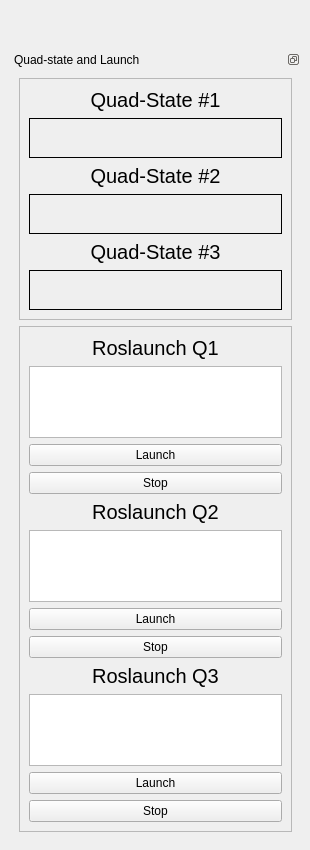
  <widget class="QWidget" name="centralwidget">
   <widget class="QDockWidget" name="dockWidget">
    <property name="geometry">
     <rect>
      <x>10</x>
      <y>50</y>
      <width>291</width>
      <height>791</height>
     </rect>
    </property>
    <property name="features">
     <set>QDockWidget::DockWidgetFloatable|QDockWidget::DockWidgetMovable</set>
    </property>
    <property name="windowTitle">
     <string>Quad-state and Launch</string>
    </property>
    <widget class="QWidget" name="dockWidgetContents">
     <layout class="QVBoxLayout" name="verticalLayout_11">
      <item>
       <widget class="QFrame" name="frame_12">
        <property name="frameShape">
         <enum>QFrame::StyledPanel</enum>
        </property>
        <property name="frameShadow">
         <enum>QFrame::Raised</enum>
        </property>
        <layout class="QVBoxLayout" name="verticalLayout_12">
         <item>
          <widget class="QLabel" name="label_66">
           <property name="maximumSize">
            <size>
             <width>16777215</width>
             <height>30</height>
            </size>
           </property>
           <property name="font">
            <font>
             <pointsize>15</pointsize>
            </font>
           </property>
           <property name="text">
            <string>&lt;html&gt;&lt;head/&gt;&lt;body&gt;&lt;p align=&quot;center&quot;&gt;Quad-State #1&lt;/p&gt;&lt;/body&gt;&lt;/html&gt;</string>
           </property>
          </widget>
         </item>
         <item>
          <widget class="QLabel" name="quadstatelabel1">
           <property name="maximumSize">
            <size>
             <width>16777215</width>
             <height>40</height>
            </size>
           </property>
           <property name="font">
            <font>
             <pointsize>18</pointsize>
            </font>
           </property>
           <property name="styleSheet">
            <string notr="true">QLabel{
     border-width: 1px;
     border-style: solid;
     border-color: rgb(0, 0, 0);
}</string>
           </property>
           <property name="text">
            <string>&lt;html&gt;&lt;head/&gt;&lt;body&gt;&lt;p align=&quot;center&quot;&gt;&lt;br/&gt;&lt;/p&gt;&lt;/body&gt;&lt;/html&gt;</string>
           </property>
           <property name="alignment">
            <set>Qt::AlignCenter</set>
           </property>
          </widget>
         </item>
         <item>
          <widget class="QLabel" name="label_67">
           <property name="maximumSize">
            <size>
             <width>16777215</width>
             <height>30</height>
            </size>
           </property>
           <property name="font">
            <font>
             <pointsize>15</pointsize>
            </font>
           </property>
           <property name="text">
            <string>&lt;html&gt;&lt;head/&gt;&lt;body&gt;&lt;p align=&quot;center&quot;&gt;Quad-State #2&lt;/p&gt;&lt;/body&gt;&lt;/html&gt;</string>
           </property>
          </widget>
         </item>
         <item>
          <widget class="QLabel" name="quadstatelabel2">
           <property name="maximumSize">
            <size>
             <width>16777215</width>
             <height>40</height>
            </size>
           </property>
           <property name="font">
            <font>
             <pointsize>18</pointsize>
            </font>
           </property>
           <property name="styleSheet">
            <string notr="true">QLabel{
     border-width: 1px;
     border-style: solid;
     border-color: rgb(0, 0, 0);
}</string>
           </property>
           <property name="text">
            <string>&lt;html&gt;&lt;head/&gt;&lt;body&gt;&lt;p align=&quot;center&quot;&gt;&lt;br/&gt;&lt;/p&gt;&lt;/body&gt;&lt;/html&gt;</string>
           </property>
           <property name="alignment">
            <set>Qt::AlignCenter</set>
           </property>
          </widget>
         </item>
         <item>
          <widget class="QLabel" name="label_68">
           <property name="maximumSize">
            <size>
             <width>16777215</width>
             <height>30</height>
            </size>
           </property>
           <property name="font">
            <font>
             <pointsize>15</pointsize>
            </font>
           </property>
           <property name="text">
            <string>&lt;html&gt;&lt;head/&gt;&lt;body&gt;&lt;p align=&quot;center&quot;&gt;Quad-State #3&lt;/p&gt;&lt;/body&gt;&lt;/html&gt;</string>
           </property>
          </widget>
         </item>
         <item>
          <widget class="QLabel" name="quadstatelabel3">
           <property name="maximumSize">
            <size>
             <width>16777215</width>
             <height>40</height>
            </size>
           </property>
           <property name="font">
            <font>
             <pointsize>18</pointsize>
            </font>
           </property>
           <property name="styleSheet">
            <string notr="true">QLabel{
     border-width: 1px;
     border-style: solid;
     border-color: rgb(0, 0, 0);
}</string>
           </property>
           <property name="text">
            <string>&lt;html&gt;&lt;head/&gt;&lt;body&gt;&lt;p align=&quot;center&quot;&gt;&lt;br/&gt;&lt;/p&gt;&lt;/body&gt;&lt;/html&gt;</string>
           </property>
           <property name="alignment">
            <set>Qt::AlignCenter</set>
           </property>
          </widget>
         </item>
        </layout>
       </widget>
      </item>
      <item>
       <widget class="QFrame" name="frame_13">
        <property name="frameShape">
         <enum>QFrame::StyledPanel</enum>
        </property>
        <property name="frameShadow">
         <enum>QFrame::Raised</enum>
        </property>
        <layout class="QVBoxLayout" name="verticalLayout_13">
         <item>
          <widget class="QLabel" name="label_69">
           <property name="maximumSize">
            <size>
             <width>16777215</width>
             <height>30</height>
            </size>
           </property>
           <property name="font">
            <font>
             <pointsize>15</pointsize>
            </font>
           </property>
           <property name="text">
            <string>&lt;html&gt;&lt;head/&gt;&lt;body&gt;&lt;p align=&quot;center&quot;&gt;Roslaunch Q1&lt;/p&gt;&lt;/body&gt;&lt;/html&gt;</string>
           </property>
          </widget>
         </item>
         <item>
          <widget class="QTextEdit" name="roslaunchtextedit1"/>
         </item>
         <item>
          <widget class="QPushButton" name="launchbutton1">
           <property name="text">
            <string>Launch</string>
           </property>
          </widget>
         </item>
         <item>
          <widget class="QPushButton" name="launchstopbutton1">
           <property name="text">
            <string>Stop</string>
           </property>
          </widget>
         </item>
         <item>
          <widget class="QLabel" name="label_70">
           <property name="maximumSize">
            <size>
             <width>16777215</width>
             <height>30</height>
            </size>
           </property>
           <property name="font">
            <font>
             <pointsize>15</pointsize>
            </font>
           </property>
           <property name="text">
            <string>&lt;html&gt;&lt;head/&gt;&lt;body&gt;&lt;p align=&quot;center&quot;&gt;Roslaunch Q2&lt;/p&gt;&lt;/body&gt;&lt;/html&gt;</string>
           </property>
          </widget>
         </item>
         <item>
          <widget class="QTextEdit" name="roslaunchtextedit2"/>
         </item>
         <item>
          <widget class="QPushButton" name="launchbutton2">
           <property name="text">
            <string>Launch</string>
           </property>
          </widget>
         </item>
         <item>
          <widget class="QPushButton" name="launchstopbutton2">
           <property name="text">
            <string>Stop</string>
           </property>
          </widget>
         </item>
         <item>
          <widget class="QLabel" name="label_71">
           <property name="maximumSize">
            <size>
             <width>16777215</width>
             <height>30</height>
            </size>
           </property>
           <property name="font">
            <font>
             <pointsize>15</pointsize>
            </font>
           </property>
           <property name="text">
            <string>&lt;html&gt;&lt;head/&gt;&lt;body&gt;&lt;p align=&quot;center&quot;&gt;Roslaunch Q3&lt;/p&gt;&lt;/body&gt;&lt;/html&gt;</string>
           </property>
          </widget>
         </item>
         <item>
          <widget class="QTextEdit" name="textEdit"/>
         </item>
         <item>
          <widget class="QPushButton" name="launchbutton3">
           <property name="text">
            <string>Launch</string>
           </property>
          </widget>
         </item>
         <item>
          <widget class="QPushButton" name="launchstopbutton3">
           <property name="text">
            <string>Stop</string>
           </property>
          </widget>
         </item>
        </layout>
       </widget>
      </item>
     </layout>
    </widget>
   </widget>
  </widget>
